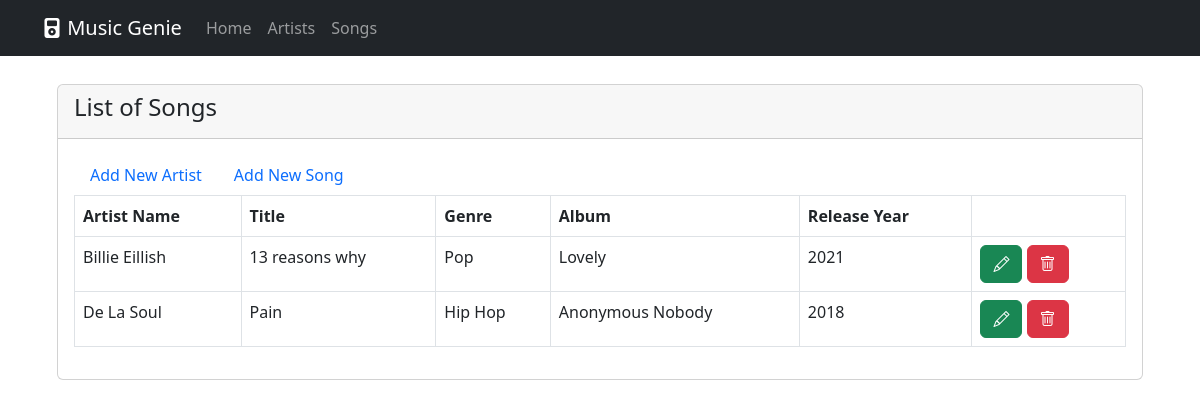
Screenshot of /songs with the database file from the repository.
### music_app/models.py (models this page shows, shortened)
class Song(models.Model):
    id = models.AutoField(primary_key=True)
    genre = models.CharField(max_length=60)
    title = models.CharField(max_length=100)
    release_year = models.IntegerField(null=True)
    album = models.CharField(max_length=80, null=True)
    artist = models.ForeignKey(Artist, on_delete=models.CASCADE)
    class Meta:
        verbose_name = "Song"
        verbose_name_plural = "Songs"
    @property
    def artistName(self):
        return self.artist.name

class Artist(models.Model):
    id = models.AutoField(primary_key=True)
    name = models.CharField('',max_length=100, null=False)
    age = models.IntegerField('',null=True)
    nationality = models.CharField('',max_length=200)
    website = models.CharField('',max_length=100)
    label = models.CharField('',max_length=200)
    image = models.ImageField('',upload_to='images/', null=True)
    class Meta:
        verbose_name = 'Artist'
        verbose_name_plural = 'Artists'

### music_app/views.py (the view)
# urls.py: path('songs', SongListView.as_view(), name='songs'),
class SongListView(ListView):
    model = Song
    context_object_name = 'songs'
    template_name = 'list_songs.html'

### templates/list_songs.html (shortened to what this page needs)
{% extends '_base.html' %}
{% block content %}
<div class="card">
    <div class="card-header card-header-secondary">
        <h4 class="card-title">List of Songs</h4>
    </div>
    <div class="card-body">
        <ul class="nav nav-pills">
            <li class="nav-item">
                <a class="nav-link" href="{% url 'add_artist' %}"> Add New Artist</a>
            </li>
            <li class="nav-item">
                <a class="nav-link" href="{% url 'add_song' %}">Add New Song</a>
            </li>
        </ul>
        {% if songs %}
        <table class="table table-bordered striped table-hover">
            <thead>
                <tr>
                    <th scope="col">Artist Name</th>
                    <th scope="col">Title</th>
                    <th scope="col">Genre</th>
                    <th scope="col">Album</th>
                    <th scope="col">Release Year</th>
                    <th scope="col"></th>
                </tr>
            </thead>
            <tbody>
                {% for song in songs %}
                <tr>
                    <td>{{song.artistName}}</td>
                    <td>{{song.title}}</td>
                    <td>{{song.genre}}</td>
                    <td>{{song.album}}</td>
                    <td>{{song.release_year}}</td>
                    <td>
                        <a href="song-details/{{song.id}}" class="btn btn btn-success" type="button"><i
                                class="bi bi-pencil"></i></a>
                        <a href="song-delete/{{artist.id}}" class="btn btn btn-danger" type="button"><i
                                class="bi bi-trash"></i></a>
                    </td>
                </tr>
                {% endfor %}
            </tbody>
        </table>
        {% else %}
        No songs found in database
        {% endif %}
    </div>
</div>
{% endblock content %}

### rows the page displays
Song: artistName "Billie Eillish", title "13 reasons why", genre "Pop", album "Lovely", release_year "2021"
Song: artistName "De La Soul", title "Pain", genre "Hip Hop", album "Anonymous Nobody", release_year "2018"
